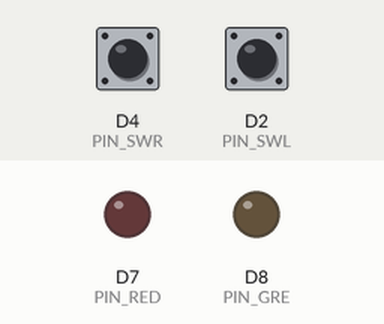
Simulated run of this sketch. Board: ESP8266 (NodeMCU). On the bench: output pins drawn as LEDs (lit = HIGH). Inputs (shaded band) come from the test bench; at power-on: D4 (PIN_SWR) LOW, D2 (PIN_SWL) LOW.

Above: at 1.2 s.
1.3 s: D4 (PIN_SWR) pulled HIGH for 0.15 s
At 1.4 s:
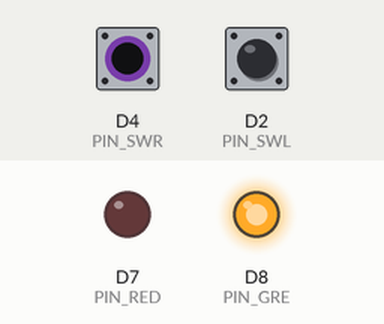
3.0 s: D2 (PIN_SWL) pulled HIGH for 0.15 s
At 3.1 s:
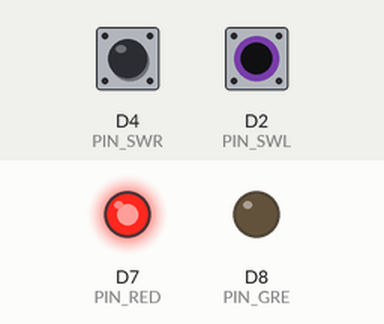
4.7 s: D2 (PIN_SWL) pulled HIGH for 3.2 s
At 8.4 s:
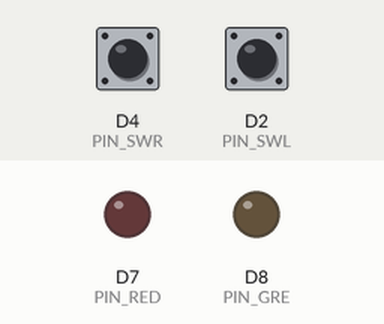
9.4 s: D4 (PIN_SWR) pulled HIGH for 3.2 s
At 10.7 s:
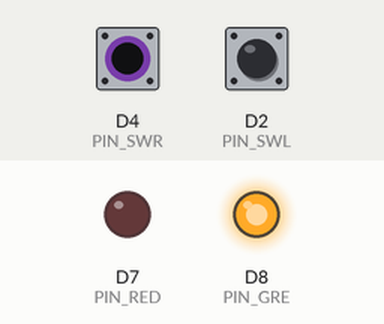
14.1 s: D4 (PIN_SWR) driven HIGH and D2 (PIN_SWL) driven HIGH
At 14.4 s:
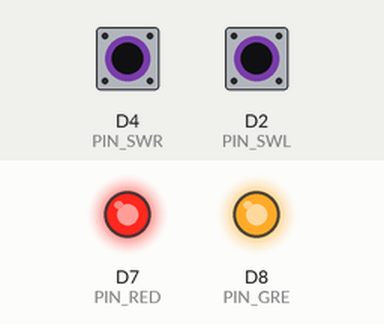
Timing chart, 0 to 16.6 s (numbered marks = the images above; inputs shaded):
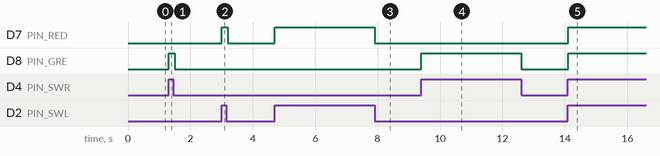

The sketch:

LED_Switch.ino
```cpp
// LED : GPIO 1
#define PIN_RED D7
#define PIN_GRE D8
#define PIN_SWL D2
#define PIN_SWR D4
void setup(){
  pinMode(PIN_RED, OUTPUT);
  pinMode(PIN_GRE, OUTPUT);
  pinMode(PIN_SWL, INPUT);
  pinMode(PIN_SWR, INPUT);}
void loop(){

  bool valSWL = digitalRead(PIN_SWL); // read signal from left switch
  bool valSWR = digitalRead(PIN_SWR); // read signal from right switch
  if (valSWL == 1){
  digitalWrite(PIN_RED, HIGH);
  }
  else {
  digitalWrite(PIN_RED, LOW);
  }
  if (valSWR == 1) {
  digitalWrite(PIN_GRE, HIGH);
  }
  else {
  digitalWrite(PIN_GRE, LOW);
  }

  delay(100);
  }
```

Measured:
- after the input at 1.3 s, D8 (PIN_GRE): LOW → HIGH at once, → LOW 0.20 s later
- after the input at 3.0 s, D7 (PIN_RED): LOW → HIGH at once, → LOW 0.20 s later
- after the input at 4.7 s, D7 (PIN_RED): LOW → HIGH at once, → LOW 3.2 s later
- after the input at 9.4 s, D8 (PIN_GRE): LOW → HIGH at once, → LOW 3.2 s later
- after the input at 14.1 s, D7 (PIN_RED), D8 (PIN_GRE): LOW → HIGH at once
